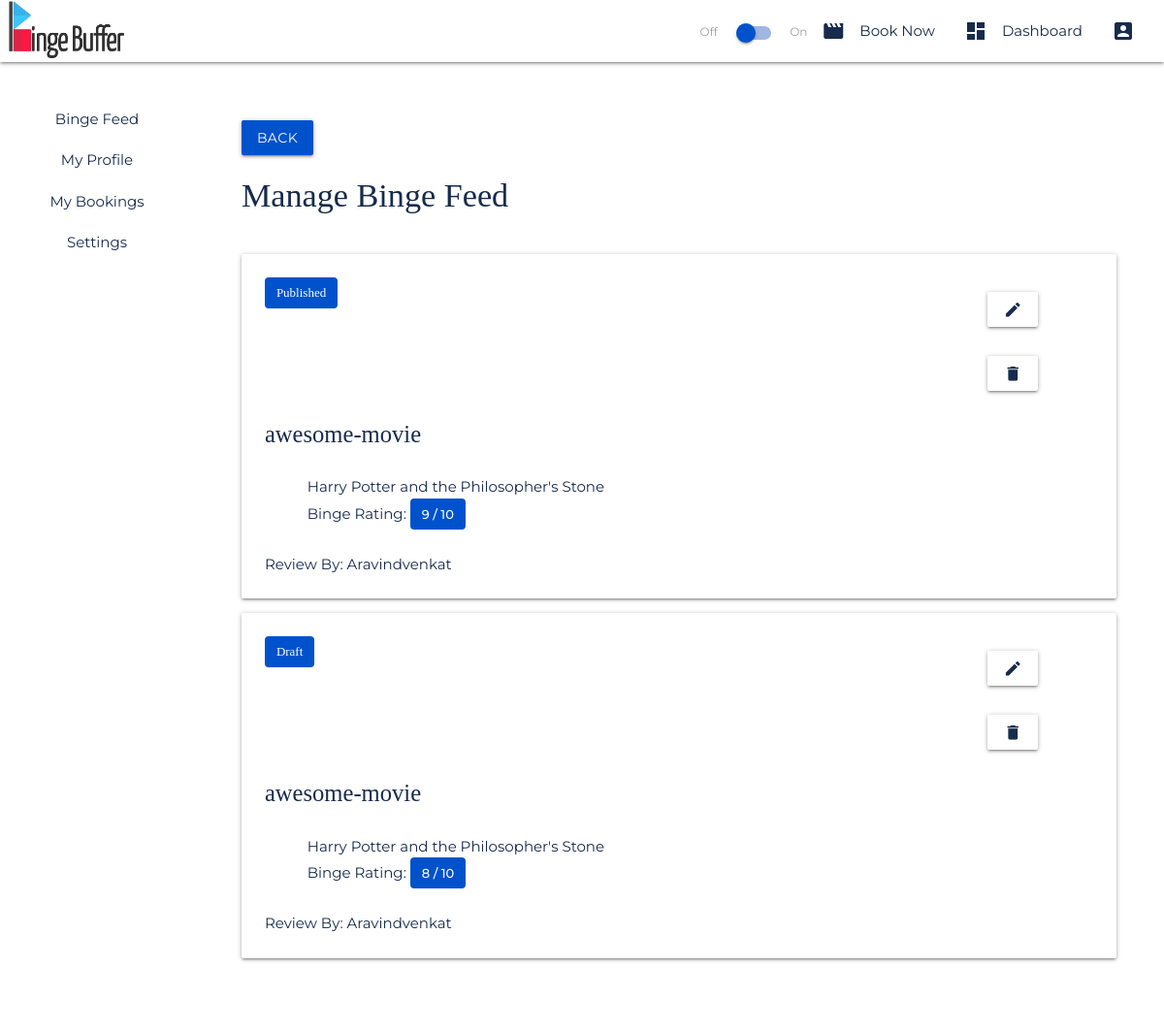
Page /dashboard/managereview/ (signed in) on the earlier database version.
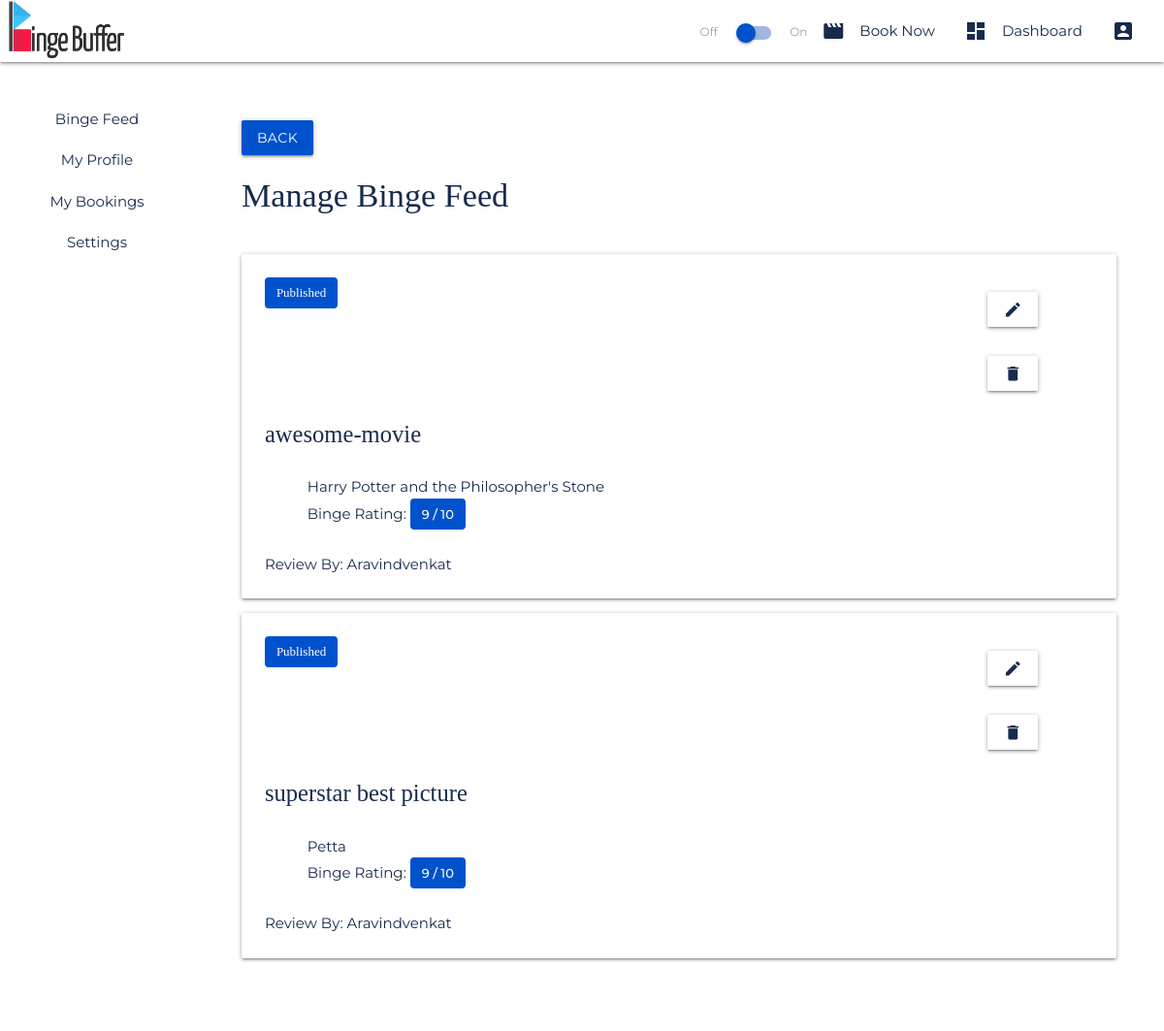
Same page on the later database version.
### dashboard/models.py (models this page shows, shortened)
class MovieReview(models.Model):
    id = models.UUIDField(primary_key=True, default=uuid.uuid4, editable=False)
    user = models.ForeignKey(User, on_delete=models.CASCADE, default=None)
    movie_id = models.CharField(max_length=30)
    movie_posterpath = models.CharField(max_length=30, default=None)
    movie_backdroppath = models.CharField(max_length=30, default=None)
    movie_name = models.CharField(max_length=30)
    movie_rating = models.IntegerField()
    movie_review = models.CharField(max_length=1000)
    review_title = models.CharField(max_length=100, default=None)
    review_slug = models.SlugField(default=None)
    review_public_status = models.BooleanField(default=False)
    review_hash = models.CharField(max_length=200)

### dashboard/views.py (the view)
# urls.py: path('managereview/', views.dashboard_managereview, name='managereview'),
@login_required(login_url="/accounts/login")
def dashboard_managereview(request):
    reviews = MovieReview.objects.filter(user=request.user)
    return render(request, 'dashboard/dashboard_managereview.html' , {'reviews': reviews, 'editMode': False})

### templates/dashboard/dashboard_managereview.html
{% extends 'dashboard/dashboard_home.html' %} {% block dashboardcontent %}
<div class="fluid-container">
  <div class="row mt-2">
    {% if editMode %}
    <a href="{% url 'dashboard:managereview' %}" class="btn bg-primary left"
      >Back</a
    >
    {% else %}
    <a href="{% url 'dashboard:feed' %}" class="btn bg-primary left">Back</a>
    {% endif %}
  </div>
  {% if editMode == False %}
  <div class="row">
    {% if reviews|length > 0 %}
    <h4 class="text-secondary">
      Manage Binge Feed
    </h4>
    {% else %}
    <h4 class="text-secondary">
      No Binge Reviews Available
    </h4>
    {% endif %}
  </div>
  {% endif %}
  <div class="row">
    <div class="col s12">
      <div class="row">
        {% if editMode %}
        <div class="card-panel text-secondary bg-nav">
          <h5>Edit your Binge Review</h5>
          <div class="row mb-0">
            <form
              class="col s12"
              action="{% url 'dashboard:updatereview' reviewId=review.id %}"
              method="POST"
            >
              {% csrf_token %}
              <div class="row mb-0">
                <div class="input-field col l6 m6 s12">
                  <input
                    id="review-title"
                    type="text"
                    name="reviewTitle"
                    required
                    value="{{review.review_title }}"
                  />
                  <label for="review-title">Movie Review Title</label>
                </div>
                <div class="input-field col l6 m6 s12">
                  <input
                    id="review-slug"
                    type="text"
                    name="reviewSlug"
                    required
                    disabled
                    value="{{review.review_slug}}"
                  />
                  <span class="helper-text">Movie Review Slug</span>
                </div>
              </div>
              <div class="row mb-0">
                <div class="input-field col l6 m6 s12">
                  <p id="auto-movie-name">
                    {{review.movie_name}}
                  </p>
                </div>
                <div class="input-field col l6 m6 s12">
                  <p class="range-field">
                    <label
                      for="movie-rating"
                      style="margin-bottom: 0.6rem; display: block;"
                      >Movie Rating</label
                    >
                    <input
                      type="range"
                      id="movie-rating"
                      min="0"
                      max="10"
                      name="movieRating"
                      required
                      value="{{review.movie_rating}}"
                    />
                  </p>
                </div>
              </div>
              <div class="row mb-0">
                <div class="input-field col s12">
                  <textarea
                    id="textarea1"
                    class="materialize-textarea"
                    placeholder="Write your review here ..."
                    maxlength="1000"
                    name="movieReview"
                    required
                  >
  {{review.movie_review}}</textarea
                  >
                  <label for="textarea1">Review</label>
                </div>
              </div>
              <div class="row mb-0">
                <div class="input-field col l6 m6 s12">
                  <div class="switch">
                    <label>
                      Draft
                      <input type="checkbox" id="edit-review-status-switch" />
                      <span class="lever"></span>
                      Publish
                    </label>
                  </div>
                </div>
                <div class="col l6 m6 s12">
                  <div
                    class="chips chips-placeholder"
                    id="edit-review-chips"
                  ></div>
                  <input
                    type="hidden"
                    name="reviewHashTags"
                    id="edit-review-hashtags"
                    value="{{review.review_hash}}"
                  />
                  <input
                    type="hidden"
                    name="reviewPublicStatus"
                    id="edit-review-public-status"
                    value="{{review.review_public_status}}"
                  />
                </div>
              </div>
              <div class="mt-1 bg-nav right">
                <a
                  href="{% url 'dashboard:managereview' %}"
                  class="bg-secondary btn-flat"
                  >Cancel</a
                >
                <input type="submit" class="bg-primary btn" value="Save" />
              </div>
            </form>
          </div>
        </div>
        {% else %} {% for review in reviews %}
        <div class="card-panel text-secondary bg-nav">
          <div class="row mb-0">
            <div class="col s6">
              {% if review.review_public_status %}
              <h5 class="chip" style="margin: 0;">
                Published
              </h5>
              {% else %}
              <h5 class="chip" style="margin: 0;">
                Draft
              </h5>
              {% endif %}
            </div>
            <div class="col s2 offset-s3 offset-l4 offset-m4">
              <a
                href="{% url 'dashboard:editreview' reviewId=review.id %}"
                class="bg-nav btn text-secondary m-1"
                ><i class="material-icons text-secondary">edit</i></a
              >
              <a
                href="{% url 'dashboard:deletereview' reviewId=review.id %}"
                class="bg-nav btn text-secondary m-1"
              >
                <i class="material-icons text-secondary">delete</i>
              </a>
            </div>
          </div>
          <div class="row">
            <h5 class="col s12 text-secondary mb-2">
              {{review.review_title}}
            </h5>
            <div class="fluid-container">
              <div class="col s12">
                {{review.movie_name}}
              </div>
              <div class="col s12">
                Binge Rating:
                <span class="chip">
                  {{review.movie_rating}} / 10
                </span>
              </div>
            </div>
          </div>
          <div class="row mb-0">
            <div class="col s6 text-secondary">
              Review By: {{review.user | title}}
            </div>
          </div>
        </div>
        {% endfor %} {% endif %}
      </div>
    </div>
  </div>
</div>
{% endblock %}

### templates/dashboard/dashboard_home.html (shortened to what this page needs)
{% extends 'base_layout.html' %} {% block content %} {% load static %}
<div class="row mt-2">
  <div class="col l2 m2 s12 center">
    <ul class="collection dash">
      <li class="collection-item bg-nav dashside">
        <a href="{% url 'dashboard:feed' %}" class="bg-nav text-secondary">
          Binge Feed
        </a>
      </li>
      <li class="collection-item bg-nav dashside">
        <a href="{% url 'dashboard:profile' %}" class="bg-nav text-secondary">
          My Profile
        </a>
      </li>
      <li class="collection-item bg-nav dashside">
        <a href="{% url 'dashboard:bookings' %}" class="bg-nav text-secondary">
          My Bookings
        </a>
      </li>
      <li class="collection-item bg-nav dashside">
        <a href="{% url 'dashboard:settings' %}" class="bg-nav text-secondary">
          Settings
        </a>
      </li>
    </ul>
  </div>
  <div class="col l10 m10 s12">
    {% block dashboardcontent %} {% endblock %}
  </div>
</div>
{% endblock %}

### templates/base_layout.html (shortened to what this page needs)
{% load static %}
<!DOCTYPE html>
<html lang="en">
  <head>
    <link rel="stylesheet" href="{% static 'css/index.css' %}" />
    <link rel="stylesheet" href="{% static 'css/accounts-style.css' %}" />
    <link rel="stylesheet" href="{% static 'css/booking-style.css' %}" />
    <link
      rel="stylesheet"
      href="https://cdnjs.cloudflare.com/ajax/libs/materialize/1.0.0/css/materialize.min.css"
    />
  </head>
  <body>
    {% include "components/navbar.html" %} {% block content %} {% endblock %}
  </body>
</html>

### templates/components/navbar.html (shortened to what this page needs)
{% load static %}
<nav>
  <div class="nav-wrapper bg-nav">
    <a
      href="{% url 'accounts:home' %}"
      class="brand-logo"
      style="margin-left: 0.5rem;"
    >
      <img
        id="bb-logo"
        src="{% static 'img/whole-logo.png' %}"
        style="width: 8rem; height: 4rem;"
        alt="Bingebuffer Logo"
      />
    </a>
    <ul id="nav-mobile" class="right hide-on-med-and-down text-secondary">
      <li>
        <div class="switch">
          <label>
            Off
            <span class="lever"></span>
            On
          </label>
        </div>
      </li>
      {% if user.is_authenticated %}
      <li>
        <a href="{% url 'booking:home' %}"
          ><i class="material-icons left">movie</i> Book Now</a
        >
      </li>
      <li>
        <a href="{% url 'dashboard:home' %}">
          <i class="material-icons left">dashboard</i>
          Dashboard</a
        >
      </li>
      <li>
        <a class="dropdown-trigger" href="#!" data-target="accountsDropdown">
          <i class="material-icons left">account_box</i></a
        >
      </li>
      {% endif %}
    </ul>
  </div>
</nav>

### static/css/index.css (style rules this page uses)
* { margin: 0; padding: 0; box-sizing: border-box; }
:root { --primary-color: #0052cc; --primary-color-light: #9fb7e0; --secondary-color: #172b4d; --danger-color: #ff5630; --warning-color: #ffab00; --success-color: #36b37e; --info-color: #00b8d9; --font-color: #172b4d; --bg-color: #ffffff; --link-text-color: #ffffff; --hint-color: #9e9e9e; --shadow1: rgba(0, 0, 0, 0.14); --shadow2: rgba(0, 0, 0, 0.12); --shadow3: rgba(0, 0, 0, 0.3); }
body { font-family: 'Montserrat', sans-serif; background-color: var(--bg-color); color: var(--font-color); }
h1, h2, h3, h4, h5, h6 { font-family: 'Merriweather', serif; color: var(--primary-color); user-select: none; }
a { color: var(--font-color); text-decoration: none; }
a.btn { color: var(--link-text-color); text-decoration: none; }
.z-depth-1, nav, .card-panel, .card, .toast, .btn, .btn-large, .btn-small, .btn-floating, .dropdown-content, .collapsible, .sidenav { box-shadow: 0 2px 2px 0 var(--shadow1), 0 3px 1px -2px var(--shadow2), 0 1px 5px 0 var(--shadow3) !important; }
nav ul a { color: var(--secondary-color) !important; }
.text-secondary { color: var(--secondary-color) !important; }
.bg-primary { background-color: var(--primary-color) !important; }
.bg-nav { background-color: var(--bg-color) !important; }
.switch label input[type='checkbox'] + .lever { background-color: var(--primary-color-light) !important; }
.lever::after { background-color: var(--primary-color) !important; }
.chip { color: var(--link-text-color) !important; background-color: var(--primary-color) !important; border-radius: 4px !important; }
.mb-0 { margin-bottom: 0 !important; }
.mb-2 { margin-bottom: 2rem; }
.mt-2 { margin-top: 2rem; }
.m-1 { margin: 1rem; }
.dash { border: none !important; }
.dashside { border-bottom: none !important; }
.fluid-container { width: 90%; margin: 0 auto; }

Differences in the rows shown:
removed MovieReview: review_public_status "Draft", review_title "awesome-movie", movie_name "Harry Potter and the Philosopher's Stone", movie_rating "8", user "Aravindvenkat"
added MovieReview: review_public_status "Published", review_title "superstar best picture", movie_name "Petta", movie_rating "9", user "Aravindvenkat"
